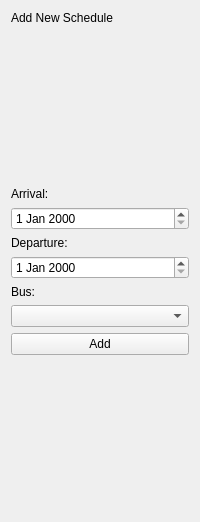
             <widget class="QWidget" name="AddNewSchedulePage">
              <layout class="QVBoxLayout" name="verticalLayout_26">
               <item>
                <widget class="QLabel" name="label_41">
                 <property name="text">
                  <string>Add New Schedule</string>
                 </property>
                </widget>
               </item>
               <item>
                <spacer name="verticalSpacer_25">
                 <property name="orientation">
                  <enum>Qt::Vertical</enum>
                 </property>
                 <property name="sizeHint" stdset="0">
                  <size>
                   <width>20</width>
                   <height>156</height>
                  </size>
                 </property>
                </spacer>
               </item>
               <item>
                <widget class="QLabel" name="label_42">
                 <property name="text">
                  <string>Arrival:</string>
                 </property>
                </widget>
               </item>
               <item>
                <widget class="QDateEdit" name="dateEdit_3"/>
               </item>
               <item>
                <widget class="QLabel" name="label_43">
                 <property name="text">
                  <string>Departure:</string>
                 </property>
                </widget>
               </item>
               <item>
                <widget class="QDateEdit" name="dateEdit_4"/>
               </item>
               <item>
                <widget class="QLabel" name="label_44">
                 <property name="text">
                  <string>Bus:</string>
                 </property>
                </widget>
               </item>
               <item>
                <widget class="QComboBox" name="comboBox_3"/>
               </item>
               <item>
                <widget class="QPushButton" name="pushButton_37">
                 <property name="text">
                  <string>Add</string>
                 </property>
                </widget>
               </item>
               <item>
                <spacer name="verticalSpacer_26">
                 <property name="orientation">
                  <enum>Qt::Vertical</enum>
                 </property>
                 <property name="sizeHint" stdset="0">
                  <size>
                   <width>20</width>
                   <height>156</height>
                  </size>
                 </property>
                </spacer>
               </item>
              </layout>
             </widget>
